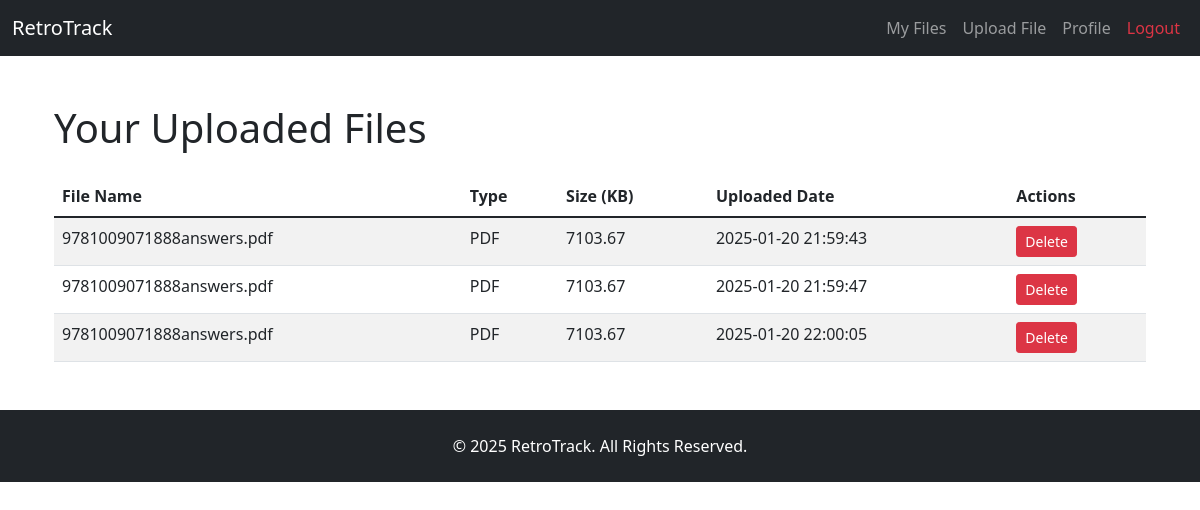
The page /files (signed in) on the database as committed earlier.
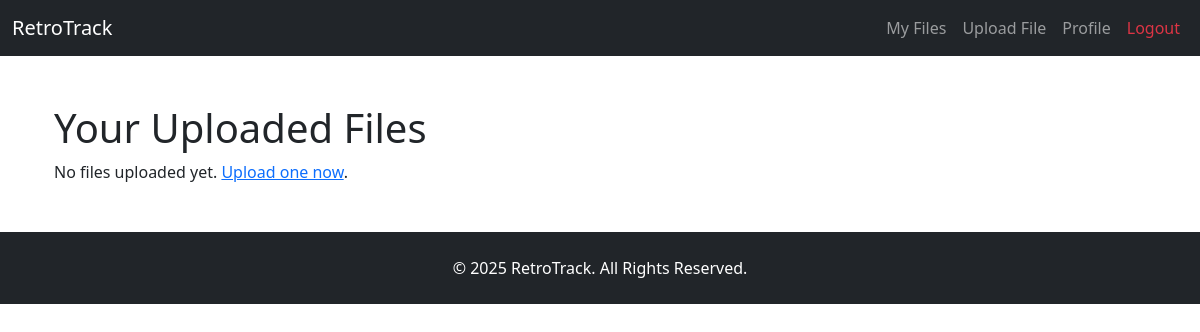
The same page on the database as committed later.
### app.py (models this page shows)
class File(db.Model):
    id = db.Column(db.Integer, primary_key=True)
    filename = db.Column(db.String(255), nullable=False)
    upload_date = db.Column(db.DateTime, nullable=False, default=datetime.utcnow)
    size = db.Column(db.Float, nullable=False)  # File size in KB
    user_id = db.Column(db.Integer, db.ForeignKey('user.id'), nullable=False)
    parsed_data = db.Column(db.Text, nullable=True)  # Store parsed data as JSON or string
    def __repr__(self):
        return f"File('{self.filename}', Uploaded by User ID: {self.user_id}')"

### app.py (the view)
@app.route('/files')
def view_files():
    if 'user_id' not in session:
        flash('You need to log in to view files.', 'danger')
        return redirect(url_for('login'))
    print(f"Session User ID: {session.get('user_id')}")
    user_files = File.query.filter_by(user_id=session['user_id']).all()
    print(f"User Files: {user_files}")
    return render_template('files.html', files=user_files)

### app.py (called while the page is built)
@app.context_processor
def inject_datetime():
    return {'now': datetime.utcnow()}

### templates/files.html
{% extends "base.html" %}
{% block content %}
<div class="container mt-5">
    <h1>Your Uploaded Files</h1>
    {% if files %}
    <table class="table table-striped mt-4">
        <thead>
            <tr>
                <th>File Name</th>
                <th>Type</th>
                <th>Size (KB)</th>
                <th>Uploaded Date</th>
                <th>Actions</th>
            </tr>
        </thead>
        <tbody>
            {% for file in files %}
            <tr>
                <td>{{ file.filename }}</td>
                <td>{{ file.filename.split('.')[-1] | upper }}</td>
                <td>{{ "%.2f"|format(file.size) }}</td>
                <td>{{ file.upload_date.strftime('%Y-%m-%d %H:%M:%S') }}</td>
                <td>
                    <form action="{{ url_for('delete_file', file_id=file.id) }}" method="POST" style="display: inline;">
                        <button type="submit" class="btn btn-danger btn-sm">Delete</button>
                    </form>
                </td>
            </tr>
            {% endfor %}
        </tbody>
    </table>
    {% else %}
    <p>No files uploaded yet. <a href="{{ url_for('upload') }}">Upload one now</a>.</p>
    {% endif %}
</div>
{% endblock %}

### templates/base.html (shortened to what this page needs)
<!DOCTYPE html>
<html lang="en">
<head>
    <link rel="stylesheet" href="https://cdn.jsdelivr.net/npm/bootstrap@5.1.3/dist/css/bootstrap.min.css">
</head>
<body>
    <nav class="navbar navbar-expand-lg navbar-dark bg-dark">
        <div class="container-fluid">
            <a class="navbar-brand" href="{{ url_for('home') }}">RetroTrack</a>
            <div class="collapse navbar-collapse" id="navbarNav">
                <ul class="navbar-nav ms-auto">
                    {% if session.get('user_id') %}
                        <li class="nav-item">
                            <a class="nav-link" href="{{ url_for('view_files') }}">My Files</a>
                        </li>
                        <li class="nav-item">
                            <a class="nav-link" href="{{ url_for('upload') }}">Upload File</a>
                        </li>
                        <li class="nav-item">
                            <a class="nav-link" href="{{ url_for('profile') }}">Profile</a>
                        </li>
                        <li class="nav-item">
                            <a class="nav-link text-danger" href="{{ url_for('logout') }}">Logout</a>
                        </li>
                    {% endif %}
                </ul>
            </div>
        </div>
    </nav>
    <div class="container mt-4">
        {% block content %}{% endblock %}
    </div>
    <footer class="bg-dark text-white mt-5 py-4 text-center">
        <p class="mb-0">&copy; {{ now.year }} RetroTrack. All Rights Reserved.</p>
    </footer>
</body>
</html>

Rows that differ between the two databases and show on the page:
removed File: filename "9781009071888answers.pdf", filename "PDF", size "7103.67", upload_date "2025-01-20 21:59:43"
removed File: filename "9781009071888answers.pdf", filename "PDF", size "7103.67", upload_date "2025-01-20 21:59:47"
removed File: filename "9781009071888answers.pdf", filename "PDF", size "7103.67", upload_date "2025-01-20 22:00:05"
Other text that changed with them:
text no longer shown: "File Name Type Size (KB) Uploaded Date Actions"
text now shown: "No files uploaded yet. Upload one now ."
